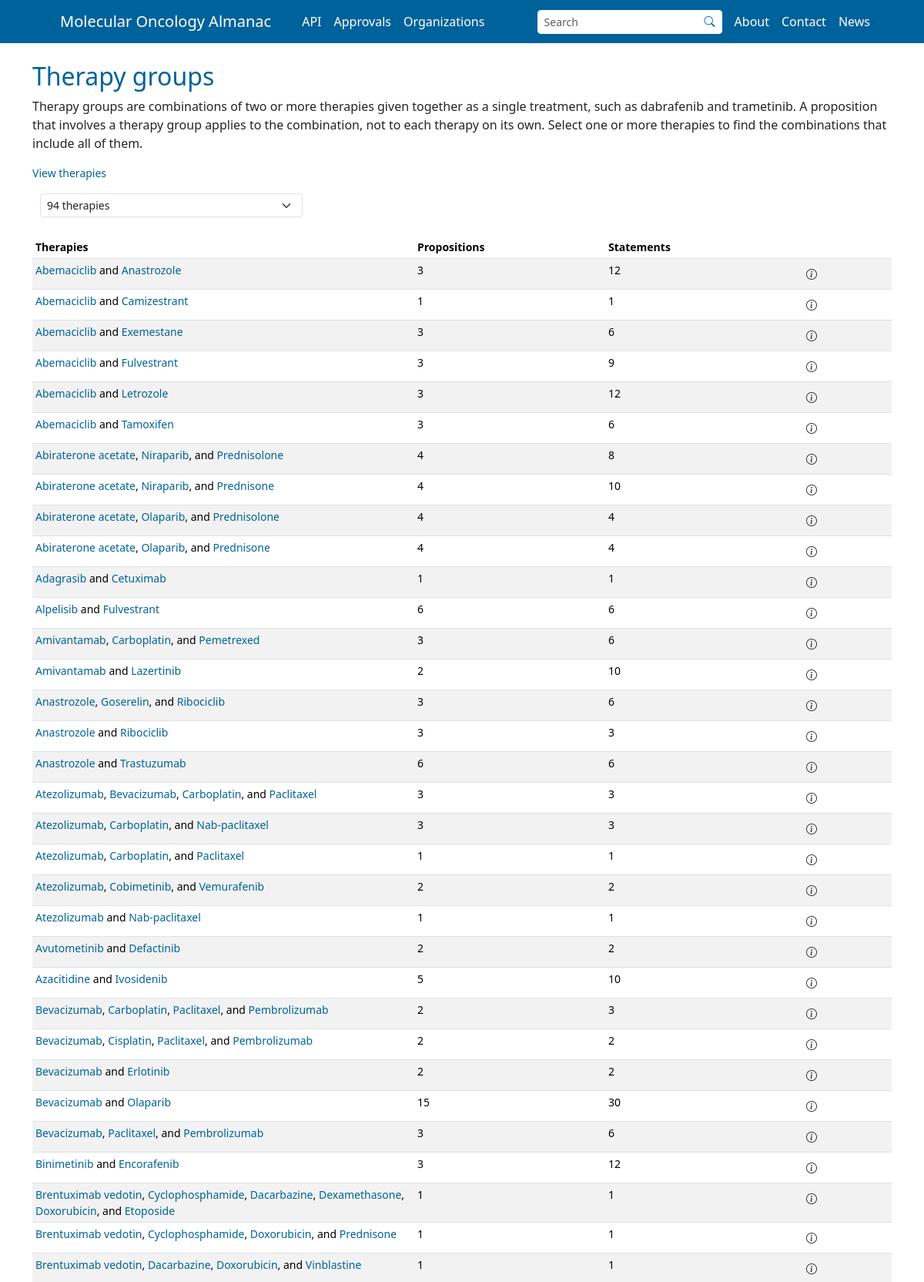
/therapy-groups (upper part), run on the app's committed database.
### app/models.py (models this page shows)
class Base(sqlalchemy.orm.DeclarativeBase):
    pass

class TherapyGroups(Base):
    __tablename__ = "therapy_groups"
    id = sqlalchemy.Column(sqlalchemy.String, primary_key=True)
    therapies = sqlalchemy.Column(sqlalchemy.Text, nullable=False)
    propositions_count = sqlalchemy.Column(sqlalchemy.Integer, nullable=False)
    statements_count = sqlalchemy.Column(sqlalchemy.Integer, nullable=False)

### app/blueprints/main/routes.py (the view, shortened to what this page needs)
@main_bp.route("/therapy-groups", defaults={"therapy_group_id": None}, methods=["GET"])
@main_bp.route("/therapy-groups/<therapy_group_id>", endpoint="therapy_groups")
def therapy_groups(therapy_group_id: str | None = None):
    records = requests.Local.get_therapy_groups()
    all_therapies = {
        therapy["id"]: therapy for record in records for therapy in record["therapies"]
    }
    return flask.render_template(
        template_name_or_list="therapy_groups.html",
        therapy_groups=records,
        all_therapies=services.sort_dicts_by_key(data=list(all_therapies.values()), key="name"),
    )

### app/blueprints/main/handlers.py (called while the page is built)
    @staticmethod
    def construct_base_query(model: models.Base) -> sqlalchemy.Select:
        return sqlalchemy.select(model)

    @staticmethod
    def execute_query(session: sqlalchemy.orm.Session, statement: sqlalchemy.sql.Executable) -> list[models.Base]:
        return (
            session
            .execute(statement=statement)
            .unique()
            .scalars()
            .all()
        )

    @classmethod
    def serialize_instances(cls, instances: list[models.Base], **kwargs) -> list[dict[str, typing.Any]]:
        result = []
        for instance in instances:
            serialized_instance = cls.serialize_single_instance(instance=instance, **kwargs)
            result.append(serialized_instance)
        return result

    @classmethod
    def serialize_primary_instance(cls, instance: models.Base) -> dict[str, typing.Any]:
        return {column.name: getattr(instance, column.name) for column in instance.__table__.columns}

    @classmethod
    def serialize_single_instance(cls, instance: models.Documents) -> dict[str, typing.Any]:
        serialized_record = cls.serialize_primary_instance(instance=instance)
        return serialized_record

### app/blueprints/main/requests.py (called while the page is built)
    @classmethod
    def get(cls, handler, statement):
        session_factory = flask.current_app.config["SESSION_FACTORY"]
        with session_factory() as session:
            result = handler.execute_query(session=session, statement=statement)
            serialized = handler.serialize_instances(instances=result)
            serialized = serialized
        return serialized

    @classmethod
    def get_therapy_groups(cls):
        handler = handlers.TherapyGroups()
        statement = handler.construct_base_query(model=models.TherapyGroups)
        results = cls.get(handler=handler, statement=statement)
        for result in results:
            result["therapies"] = json.loads(result["therapies"])
            result["name"] = " + ".join(therapy["name"] for therapy in result["therapies"])
        return cls.sort(data=results, sort_key="name")

    @classmethod
    def sort(cls, data, sort_key="name", reverse=False):
        try:
            return sorted(data, key=lambda d: d[sort_key], reverse=reverse)
        except KeyError as e:
            raise KeyError(
                f"Missing key '{sort_key}' in one or more dictionaries."
            ) from e

### app/database.py (called while the page is built)
    def optionxform(self, optionstr):
        return optionstr

### app/templates/therapy_groups.html (shortened to what this page needs)
{% extends 'base.html' %}
{% from "macros.html" import multiselect_filter, therapy_prose %}
{% block content %}
  <br>
  <h2 class="title">Therapy groups</h2>
  <p>
    Therapy groups are combinations of two or more therapies given together as a single treatment, such as
    dabrafenib and trametinib. A proposition that involves a therapy group applies to the combination, not to each
    therapy on its own. Select one or more therapies to find the combinations that include all of them.
  </p>
  <p class="small"><a href="{{ url_for('main.therapies') }}">View therapies</a></p>
  <div class="row mb-4">
    <div class="col-md-4">
      {{ multiselect_filter(all_therapies, "therapy", "therapies", "data-therapies", "#therapy-groups-table-result", mode="all") }}
    </div>
  </div>
  <table id="therapy-groups-table-result" class="table table-striped table-hover table-sm small w-100 dataTable">
    <thead>
      <tr>
        <th style="width: 20%">Therapies</th>
        <th style="width: 10%">Propositions</th>
        <th style="width: 10%">Statements</th>
        <th style="width: 5%"></th>
      </tr>
    </thead>
    <tbody>
      {% for group in therapy_groups %}
        <tr data-therapies="{{ group.therapies | map(attribute='id') | join(',') }}">
          <td>{{ therapy_prose(group.therapies) }}</td>
          <td>{{ group.propositions_count }}</td>
          <td>{{ group.statements_count }}</td>
          <td>
            <a href="{{ url_for('main.therapy_groups', therapy_group_id=group.id) }}" class="btn btn-sm"
              title="More information" data-bs-toggle="tooltip">
              <i class="bi bi-info-circle" aria-hidden="true"></i>
            </a>
          </td>
        </tr>
      {% endfor %}
    </tbody>
  </table>
{% endblock %}

### app/templates/macros.html (shortened to what this page needs)
{% macro therapy_prose(therapies) -%}
{% set n = therapies|length %}
{%- for therapy in therapies -%}
<a href="{{ url_for('main.therapies', therapy_id=therapy.id) }}">{{ therapy.name }}</a>{% if not loop.last %}{% if n == 2 %} and {% elif loop.revindex == 2 %}, and {% else %}, {% endif %}{% endif %}
{%- endfor %}
{%- endmacro %}
{% macro multiselect_filter(items, noun, plural, attribute, table, mode="any", separator=",") -%}
<div class="dropdown multiselect-filter" data-attribute="{{ attribute }}" data-table="{{ table }}" data-mode="{{ mode }}"
  data-separator="{{ separator }}">
  <button class="form-select form-select-sm text-start text-truncate" type="button"
    data-bs-toggle="dropdown" data-bs-auto-close="outside" aria-expanded="false">{{ items|length }} {{ noun if items|length == 1 else plural }}</button>
</div>
{%- endmacro %}

### app/static/css/theme-colors-default.css (style rules this page uses)
:root { --primary-color: #00629B; --secondary-color: #FFA300; --tertiary-color: #41B6E6; }

### app/static/css/app.css (style rules this page uses)
html, body { height: 100%; }
html { position: relative; }
body { margin-bottom: 60px; }
.title { color: var(--primary-color); }
.row { margin-top: 0; padding: 0 10px; width: 100%; }
.table { table-layout: fixed; word-wrap: break-word; }
table.dataTable th { text-align: left !important; }
table.dataTable td { text-align: left !important; }
a { color: var(--primary-color); text-decoration: none; }

### data on the page
TherapyGroups: name "Abemaciclib" "Anastrozole", propositions_count "3", statements_count "12"
TherapyGroups: name "Abemaciclib" "Camizestrant", propositions_count "1", statements_count "1"
TherapyGroups: name "Abemaciclib" "Exemestane", propositions_count "3", statements_count "6"
TherapyGroups: name "Abemaciclib" "Fulvestrant", propositions_count "3", statements_count "9"
TherapyGroups: name "Abemaciclib" "Letrozole", propositions_count "3", statements_count "12"
TherapyGroups: name "Abemaciclib" "Tamoxifen", propositions_count "3", statements_count "6"
TherapyGroups: name "Abiraterone acetate" "Niraparib" "Prednisolone", propositions_count "4", statements_count "8"
TherapyGroups: name "Abiraterone acetate" "Niraparib" "Prednisone", propositions_count "4", statements_count "10"
TherapyGroups: name "Abiraterone acetate" "Olaparib" "Prednisolone", propositions_count "4", statements_count "4"
TherapyGroups: name "Abiraterone acetate" "Olaparib" "Prednisone", propositions_count "4", statements_count "4"
TherapyGroups: name "Adagrasib" "Cetuximab", propositions_count "1", statements_count "1"
TherapyGroups: name "Alpelisib" "Fulvestrant", propositions_count "6", statements_count "6"
TherapyGroups: name "Amivantamab" "Carboplatin" "Pemetrexed", propositions_count "3", statements_count "6"
TherapyGroups: name "Amivantamab" "Lazertinib", propositions_count "2", statements_count "10"
TherapyGroups: name "Anastrozole" "Goserelin" "Ribociclib", propositions_count "3", statements_count "6"
TherapyGroups: name "Anastrozole" "Ribociclib", propositions_count "3", statements_count "3"
TherapyGroups: name "Anastrozole" "Trastuzumab", propositions_count "6", statements_count "6"
TherapyGroups: name "Atezolizumab" "Bevacizumab" "Carboplatin" "Paclitaxel", propositions_count "3", statements_count "3"
TherapyGroups: name "Atezolizumab" "Carboplatin" "Nab-paclitaxel", propositions_count "3", statements_count "3"
TherapyGroups: name "Atezolizumab" "Carboplatin" "Paclitaxel", propositions_count "1", statements_count "1"
TherapyGroups: name "Atezolizumab" "Cobimetinib" "Vemurafenib", propositions_count "2", statements_count "2"
TherapyGroups: name "Atezolizumab" "Nab-paclitaxel", propositions_count "1", statements_count "1"
TherapyGroups: name "Avutometinib" "Defactinib", propositions_count "2", statements_count "2"
TherapyGroups: name "Azacitidine" "Ivosidenib", propositions_count "5", statements_count "10"
TherapyGroups: name "Bevacizumab" "Carboplatin" "Paclitaxel" "Pembrolizumab", propositions_count "2", statements_count "3"
TherapyGroups: name "Bevacizumab" "Cisplatin" "Paclitaxel" "Pembrolizumab", propositions_count "2", statements_count "2"
TherapyGroups: name "Bevacizumab" "Erlotinib", propositions_count "2", statements_count "2"
TherapyGroups: name "Bevacizumab" "Olaparib", propositions_count "15", statements_count "30"
TherapyGroups: name "Bevacizumab" "Paclitaxel" "Pembrolizumab", propositions_count "3", statements_count "6"
TherapyGroups: name "Binimetinib" "Encorafenib", propositions_count "3", statements_count "12"
TherapyGroups: name "Brentuximab vedotin" "Cyclophosphamide" "Dacarbazine" "Dexamethasone" "Doxorubicin" "Etoposide", propositions_count "1", statements_count "1"
TherapyGroups: name "Brentuximab vedotin" "Cyclophosphamide" "Doxorubicin" "Prednisone", propositions_count "1", statements_count "1"
TherapyGroups: name "Brentuximab vedotin" "Dacarbazine" "Doxorubicin" "Vinblastine", propositions_count "1", statements_count "1"

### other printed values
{{ items|length }} "94"
{{ noun if items|length == 1 else plural }} "therapies"
